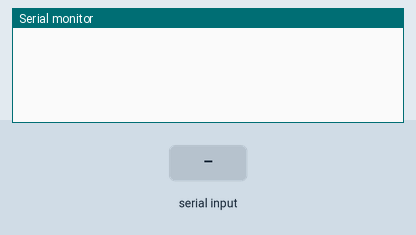
Simulated run of this sketch. Board: Arduino Uno, built with avr-gcc and run on an emulated ATmega328P. On the bench: the last lines printed to the serial monitor. Inputs (shaded band) come from the test bench.

Above: at 1.2 s.
1.3 s: "HOST\n" received over Serial
At 2.5 s:
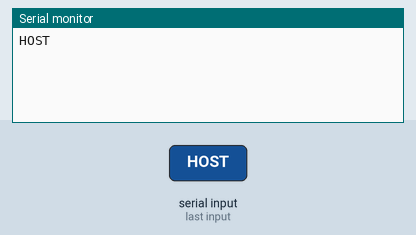
2.8 s: "STOP\n" received over the second serial link
At 4.5 s:
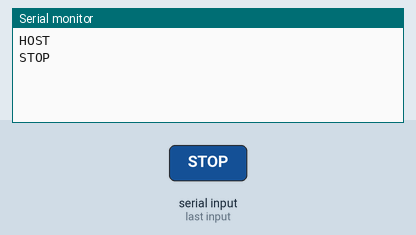
4.8 s: "1\n" received over Serial
At 5.1 s:
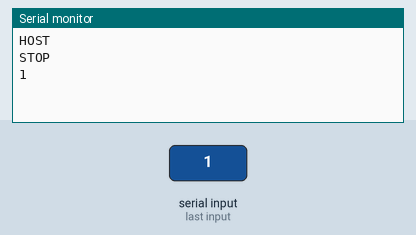
6.3 s: "0\n" received over the second serial link
At 7.7 s:
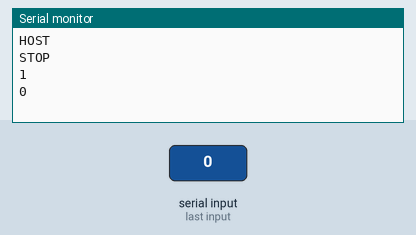

Measured:
- after the input at 1.3 s, the serial monitor: prints a new line at once (image 1)
- after the input at 2.8 s, the serial monitor: prints a new line after 0.56 s (image 2)
- after the input at 4.8 s, the serial monitor: prints a new line at once (image 3)
- after the input at 6.3 s, the serial monitor: prints a new line at once (image 4)

The sketch:

BLEMini.ino
```cpp
#include <Arduino.h>
#include <SoftwareSerial.h>
#include <WString.h>

//BLE Mini is connected to pin 2 and 3.
SoftwareSerial BLEMini(2, 3);
String serialCommand = "";
boolean stringComplete = false;
unsigned char buf[16] = {0};
unsigned char len = 0;
int nowState;

void setup()
{
  BLEMini.begin(57600);

  Serial.begin(57600);
  serialCommand.reserve(64);
  nowState = 0;
}


void loop()
{
  BLEMiniRX();
  parseCommand();


  if (nowState == 1) {
  BLEMini.write("<0000,00,0000>\r\n");delay(100);
  BLEMini.write("<0000,01,0000>\r\n");delay(100);
  BLEMini.write("<0000,02,0000>\r\n");delay(100);
  BLEMini.write("<0000,03,0000>\r\n");delay(100);
  BLEMini.write("<0000,04,0000>\r\n");delay(100);
  BLEMini.write("<0001,00,0000>\r\n");delay(100);
  BLEMini.write("<0002,01,0000>\r\n");delay(100);
  BLEMini.write("<0003,02,0000>\r\n");delay(100);
  BLEMini.write("<0004,03,0000>\r\n");delay(100);
  BLEMini.write("<0005,04,0000>\r\n");delay(100);
  }
  delay(10);

}
void parseCommand()
{
  if (stringComplete) {
    Serial.println(serialCommand);
    String command=serialCommand.substring(0,4);
    if (command.equals("HOST")) {
      //Serial.println("Got it");
      nowState = 1;
    }
   if (command.equals("STOP")) {
      //Serial.println("Got it");
      nowState = 0;
    }
  }
  serialCommand = "";
  stringComplete = false;
}
void BLEMiniRX()
{
  while ( BLEMini.available()){
    // get the new byte:
    char inChar = (char)BLEMini.read();
    // add it to the inputString:
    serialCommand += inChar;
    // if the incoming character is a newline, set a flag
    // so the main loop can do something about it:
    if (inChar == '\n') {
      stringComplete = true;
    }
  }
}

void serialEvent()
{
  while (Serial.available()) {
    // get the new byte:
    char inChar = (char)Serial.read();
    // add it to the inputString:
    serialCommand += inChar;
    // if the incoming character is a newline, set a flag
    // so the main loop can do something about it:
    if (inChar == '\n') {
      stringComplete = true;
    }
  }
}
```
